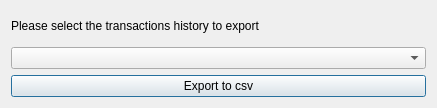
<?xml version="1.0" encoding="UTF-8"?>
<ui version="4.0">
 <class>CSVExporter</class>
 <widget class="QDialog" name="CSVExporter">
  <property name="geometry">
   <rect>
    <x>0</x>
    <y>0</y>
    <width>437</width>
    <height>108</height>
   </rect>
  </property>
  <property name="windowTitle">
   <string>Dialog</string>
  </property>
  <layout class="QGridLayout" name="gridLayout">
   <item row="2" column="0">
    <widget class="QPushButton" name="button_export">
     <property name="text">
      <string>Export to csv</string>
     </property>
    </widget>
   </item>
   <item row="1" column="0">
    <widget class="QComboBox" name="combo_connections"/>
   </item>
   <item row="0" column="0">
    <widget class="QLabel" name="label">
     <property name="text">
      <string>Please select the transactions history to export</string>
     </property>
    </widget>
   </item>
  </layout>
 </widget>
 <resources>
  <include location="images/icons.qrc"/>
 </resources>
 <connections/>
</ui>
